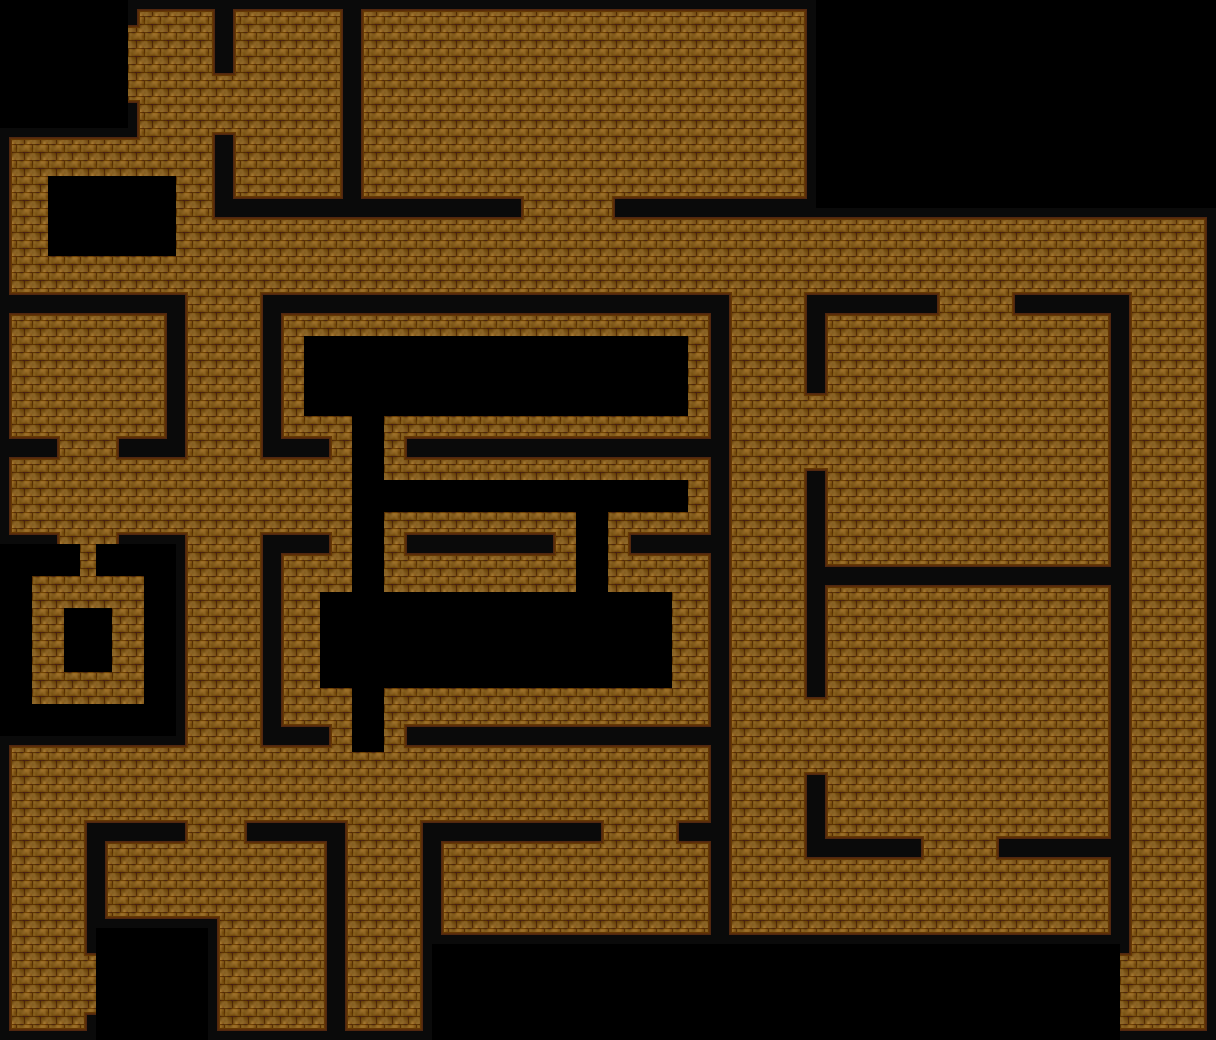

A level layout from a 2D game, rendered from its tile map. Below: a short description, then the map file with tile-grid data replaced by summaries:
An orthogonal 76x65 tile map with 16x16 px tiles, 1 tile layer (Calque de Tile 1).

<map version="1.2" tiledversion="1.2.1" orientation="orthogonal" renderorder="right-down" width="76" height="65" tilewidth="16" tileheight="16" infinite="0" nextlayerid="2" nextobjectid="1">
 <tileset firstgid="1" source="obstacles.tsx" />
 <layer id="1" name="Calque de Tile 1" width="76" height="65">
  <data>[4940 cells, 4615 non-empty, 41 distinct tile ids]</data>
 </layer>
</map>